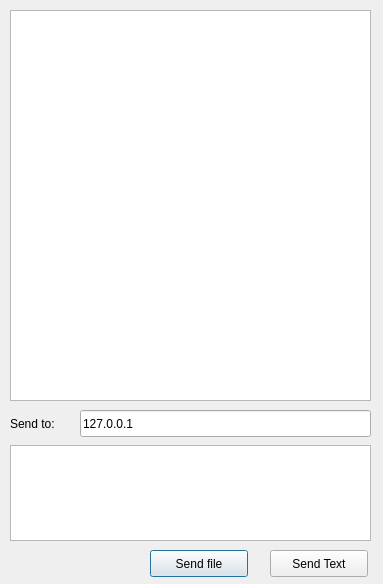
<?xml version="1.0" encoding="UTF-8"?>
<ui version="4.0">
 <class>Sender</class>
 <widget class="QDialog" name="Sender">
  <property name="geometry">
   <rect>
    <x>0</x>
    <y>0</y>
    <width>383</width>
    <height>584</height>
   </rect>
  </property>
  <property name="minimumSize">
   <size>
    <width>383</width>
    <height>584</height>
   </size>
  </property>
  <property name="maximumSize">
   <size>
    <width>383</width>
    <height>584</height>
   </size>
  </property>
  <property name="windowTitle">
   <string>Dialog</string>
  </property>
  <widget class="QTextEdit" name="textEdit_history">
   <property name="geometry">
    <rect>
     <x>10</x>
     <y>10</y>
     <width>361</width>
     <height>391</height>
    </rect>
   </property>
   <property name="font">
    <font>
     <family>Microsoft YaHei</family>
     <weight>75</weight>
     <bold>true</bold>
    </font>
   </property>
   <property name="readOnly">
    <bool>true</bool>
   </property>
  </widget>
  <widget class="QTextEdit" name="textEdit_send">
   <property name="geometry">
    <rect>
     <x>10</x>
     <y>445</y>
     <width>361</width>
     <height>96</height>
    </rect>
   </property>
  </widget>
  <widget class="QPushButton" name="pushButton_openfile">
   <property name="geometry">
    <rect>
     <x>150</x>
     <y>550</y>
     <width>98</width>
     <height>27</height>
    </rect>
   </property>
   <property name="text">
    <string>Send file</string>
   </property>
  </widget>
  <widget class="QPushButton" name="pushButton_sendmsg">
   <property name="geometry">
    <rect>
     <x>270</x>
     <y>550</y>
     <width>98</width>
     <height>27</height>
    </rect>
   </property>
   <property name="text">
    <string>Send Text</string>
   </property>
  </widget>
  <widget class="QLabel" name="label">
   <property name="geometry">
    <rect>
     <x>10</x>
     <y>415</y>
     <width>66</width>
     <height>17</height>
    </rect>
   </property>
   <property name="text">
    <string>Send to: </string>
   </property>
  </widget>
  <widget class="QLineEdit" name="lineEdit">
   <property name="geometry">
    <rect>
     <x>80</x>
     <y>410</y>
     <width>291</width>
     <height>27</height>
    </rect>
   </property>
   <property name="text">
    <string>127.0.0.1</string>
   </property>
  </widget>
 </widget>
 <resources/>
 <connections/>
</ui>
